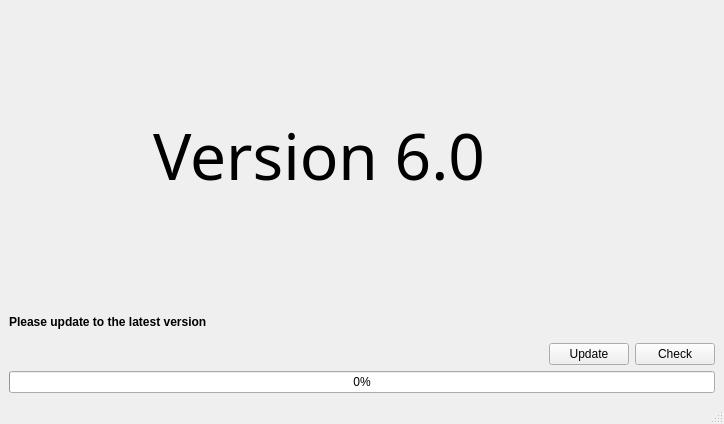
<?xml version="1.0" encoding="UTF-8"?>
<ui version="4.0">
 <class>MainWindow</class>
 <widget class="QMainWindow" name="MainWindow">
  <property name="geometry">
   <rect>
    <x>0</x>
    <y>0</y>
    <width>724</width>
    <height>424</height>
   </rect>
  </property>
  <property name="minimumSize">
   <size>
    <width>0</width>
    <height>0</height>
   </size>
  </property>
  <property name="windowTitle">
   <string>MainWindow</string>
  </property>
  <property name="autoFillBackground">
   <bool>false</bool>
  </property>
  <property name="styleSheet">
   <string notr="true"/>
  </property>
  <widget class="QWidget" name="centralwidget">
   <layout class="QGridLayout" name="gridLayout">
    <item row="6" column="0">
     <spacer name="horizontalSpacer">
      <property name="orientation">
       <enum>Qt::Horizontal</enum>
      </property>
      <property name="sizeHint" stdset="0">
       <size>
        <width>40</width>
        <height>20</height>
       </size>
      </property>
     </spacer>
    </item>
    <item row="2" column="0" colspan="3">
     <widget class="QLabel" name="version">
      <property name="font">
       <font>
        <family>Snap ITC</family>
        <pointsize>48</pointsize>
       </font>
      </property>
      <property name="text">
       <string>Version 6.0</string>
      </property>
      <property name="alignment">
       <set>Qt::AlignCenter</set>
      </property>
     </widget>
    </item>
    <item row="6" column="2">
     <widget class="QPushButton" name="update">
      <property name="text">
       <string>Update</string>
      </property>
     </widget>
    </item>
    <item row="6" column="3">
     <widget class="QPushButton" name="check">
      <property name="text">
       <string>Check</string>
      </property>
     </widget>
    </item>
    <item row="7" column="0" colspan="4">
     <widget class="QProgressBar" name="progressBar">
      <property name="value">
       <number>0</number>
      </property>
     </widget>
    </item>
    <item row="4" column="0" colspan="4">
     <widget class="QLabel" name="ask">
      <property name="maximumSize">
       <size>
        <width>16777215</width>
        <height>30</height>
       </size>
      </property>
      <property name="font">
       <font>
        <bold>true</bold>
       </font>
      </property>
      <property name="text">
       <string>Please update to the latest version</string>
      </property>
     </widget>
    </item>
   </layout>
  </widget>
  <widget class="QStatusBar" name="statusbar"/>
 </widget>
 <resources/>
 <connections/>
</ui>
